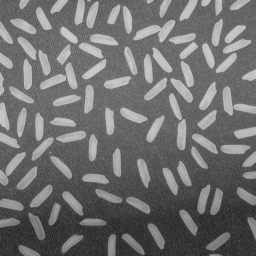
#> input picture cv09-segmentation/cv09_rice.bmp, 256 x 256 px, found by its file name
$ python main.py
#> lines starting #> are read from the running program, lines starting #| are printed output that depends on the picture; after the words box and inside, x2 and y2 are one past the last pixel; in counts of white or black regions, pixels touching at a corner belong together
### cv09-segmentation/table.py
class Table:

    def __init__(self):
        self.lists = []

    def update_table(self, not_zero_neighbours: list, debug=False):
        """
        Update the table of lists with the new values.
        """
        if debug:
            print(f"\tlists: {self.lists}")
            print(f"\tnot_zero_neighbours: {not_zero_neighbours}\n")

        matched_lists = []

        # find all lists that contain at least one value from neighbours
        for l in self.lists:
            if any(value in l for value in not_zero_neighbours):
                matched_lists.append(l)

        # if no list contains these values, create a new sublist
        if not matched_lists:
            self.lists.append(list(not_zero_neighbours))
            return

        # merge all lists together
        merged_list = set()
        for l in matched_lists:
            merged_list.update(l)
            self.lists.remove(l)  # remove merged lists from the original list

        merged_list.update(not_zero_neighbours)  # add new neighbours
        self.lists.append(list(merged_list))  # add merged list to the orig list

    def get_value_by(self, value, by_fun):
        """
        Get the value from the table by the given function.
        """
        for l in self.lists:
            if value in l:
                return by_fun(l)
        return value


    def __str__(self):
        return str(self.lists)

    def __repr__(self):
        return str(self.lists)


### cv09-segmentation/main.py
import cv2
import numpy as np
import matplotlib.pyplot as plt
import pprint

from table import Table


def colouring_areas(bin_img, debug=False):
    counter = 2
    counters_table = Table()

    # add zero padding to upper, left and right side
    img = np.pad(bin_img, ((1, 0), (1, 1)), mode='constant', constant_values=0)

    if debug:
        print(bin_img.shape)
        print(img.shape)
        print()
        print("\nOriginal img:\n" + "="*50)
        pprint.pprint(bin_img)

        print("\nProcess of table updating:")

    # first pass - assign values to pixels
    for x in range(1, img.shape[0] - 1):
        for y in range(1, img.shape[1]):
            if img[x, y] == 0:
                continue
            elif img[x, y] == 1:
                # check neighbours from mask
                mask = [img[x, y-1], img[x-1, y-1], img[x-1, y], img[x-1, y+1]]

                # if all neighbours are zero, assign counter value to current pixel
                max_value = max(mask)
                if max_value == 0:
                    img[x, y] = counter
                    counters_table.update_table([counter])
                    counter += 1
                # else assign minimum value from neighbours
                else:
                    img[x, y] = max_value
                    not_zero = set([int(x) for x in mask if x != 0])
                    counters_table.update_table(list(not_zero), debug=debug)


    # return to original size
    img = img[1:, 1:-1]

    if debug:
        print("\nFisrt pass:\n" + "="*50)
        pprint.pprint(img)

    # second pass - assign the highest value to all connected pixels
    for x in range(img.shape[0]):
        for y in range(img.shape[1]):
            if img[x, y] == 0:
                continue
            else:
                # assign the highest value to the pixel
                img[x, y] = counters_table.get_value_by(img[x, y], by_fun=max)

    if debug:
        print("\nSecond pass:\n" + "="*50)
        pprint.pprint(img)

    return img.copy()


def get_centroids(img):
    """
    Get centroids of the separate areas in the image. Also returns the area size.
    """
    M, N = img.shape
    centroids = []
    # create meshgrid for x and y coordinates
    y_coords, x_coords = np.meshgrid(np.arange(M), np.arange(N), indexing="ij")

    # per every unique value in image:
    for target_value in np.unique(img):
        # skip zeros
        if target_value == 0:
            continue

        # get positions of the target value in the image
        mask = (img == target_value)
        m00 = np.sum(mask)  # total number of target values
        m10 = np.sum(x_coords * mask)  # sum of x coordinates
        m01 = np.sum(y_coords * mask)  # sum of y coordinates

        xt = m10 / m00
        yt = m01 / m00

        centroids.append((int(xt), int(yt), m00))  # save centroid coordinates and area size
    return centroids


def open_image(image, kernel):
    """
    Perform morphological opening on the image using the given kernel.
    """
    return cv2.dilate(cv2.erode(image, kernel), kernel)


def top_hat_transform(image, kernel):
    """
    Perform top-hat transformation on the image using the given kernel.
    """
    opened_img = open_image(image, kernel)
    return cv2.subtract(image, opened_img)


if __name__ == "__main__":
    cvdir = 'cv09-segmentation/'
    rgb = cv2.imread(cvdir + 'cv09_rice.bmp', cv2.IMREAD_COLOR_RGB)
#> rgb is the input picture: shape (256, 256, 3); min 40, max 204, mean 111.2
    gray = cv2.cvtColor(rgb, cv2.COLOR_RGB2GRAY)
    kernel = np.ones((15, 15), np.uint8)  # kernel for morphological operations

    # original segmentation
    hist_gray = cv2.calcHist([gray], [0], None, [256], [0, 256])
#> hist_gray = 256 values, max 1419 at index 104, min 0 at index 0, mean 256
    threshold = 130
    segmented_img = (gray > threshold).astype(np.uint8) * 255
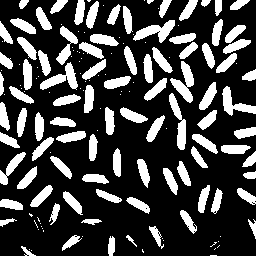
#> segmented_img: shape (256, 256); 26% white; 159 white regions (70 under 20 px), largest, box (x1, y1, x2, y2) and area: (170, 61, 194, 103) 449, (133, 20, 175, 43) 431, (40, 62, 78, 90) 424

    # top-hat transformation semgentation
    top_hat = top_hat_transform(gray, kernel)
#> in open_image, `return cv2.dilate(cv2.erode(image, kernel), kernel)`:
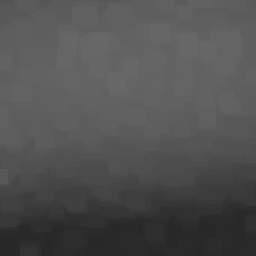
#> returned value: shape (256, 256); min 40, max 103, mean 80.4
#> in top_hat_transform, `return cv2.subtract(image, opened_img)`:
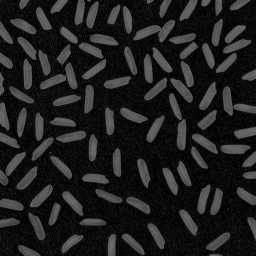
#> returned value: shape (256, 256); min 0, max 108, mean 30.8
    hist_top_hat = cv2.calcHist([top_hat], [0], None, [256], [0, 256])
#> hist_top_hat = 256 values, max 3030 at index 7, min 0 at index 109, mean 256
    segmented_top_hat = (top_hat > 50).astype(np.uint8)
#> segmented_top_hat: shape (256, 256); values 0 (black) and 1 (white), 26.7% white; 99 white regions (4 under 20 px), largest, box (x1, y1, x2, y2) and area: (133, 20, 175, 42) 401, (169, 93, 186, 150) 399, (223, 86, 256, 116) 371

    # coloring areas and calculation number of rice grains
    processed_img = colouring_areas(segmented_top_hat, debug=False)
#> in colouring_areas, `img = np.pad(bin_img, ((1, 0), (1, 1)), mode='constant', constant_valu..`: img: shape (257, 258); values 0 (black) and 1 (white), 26.4% white; 99 white regions (4 under 20 px), largest, box (x1, y1, x2, y2) and area: (134, 21, 176, 43) 401, (170, 94, 187, 151) 399, (224, 87, 257, 117) 371
#> after the loop in colouring_areas, `for x in range(1, img.shape[0] - 1):`:
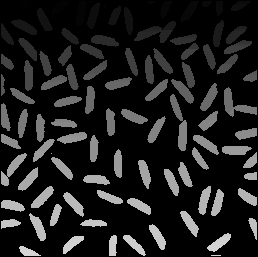
#> img: shape (257, 258); min 0, max 213, mean 29.9
#> after the loop in colouring_areas, `for x in range(1, img.shape[0] - 1):`: counter = 214
#> after the loop in colouring_areas, `for x in range(img.shape[0]):`: img: shape (256, 256); min 0, max 213, mean 30.6
    # centroids of the areas
    centroids = get_centroids(processed_img)
#> the loop in get_centroids, `for target_value in np.unique(img):` made 101 passes
#> (target_value, m00, m10, m01, xt, yt) on passes 12 to 23: (13, 195, 17930, 2816, 91.95, 14.44), (14, 116, 27638, 473, 238.3, 4.08), (16, 1, 103, 5, 103, 5), (17, 178, 22635, 3408, 127.2, 19.15), (18, 188, 8017, 3543, 42.64, 18.85), (19, 140, 15890, 2023, 113.5, 14.45), (23, 207, 4800, 5234, 23.19, 25.29), (26, 138, 688, 4704, 4.99, 34.09), (27, 187, 40522, 6036, 216.7, 32.28), (32, 146, 10002, 5113, 68.51, 35.02), (38, 185, 43334, 6082, 234.2, 32.88), (39, 401, 62388, 12372, 155.6, 30.85)
#> (m00, m10, m01, xt, yt) on passes 2 to 7: (36, 4076, 9180, 113.2, 255), (60, 1373, 198, 22.88, 3.3), (129, 7491, 718, 58.07, 5.57), (183, 14534, 2137, 79.42, 11.68), (5, 443, 1, 88.6, 0.2), (17, 2541, 14, 149.5, 0.824)
#> pass 3, in get_centroids, `mask = (img == target_value)`:
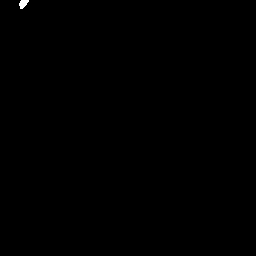
#> mask: shape (256, 256) bool; 0.09% white; 1 white region, box (x1, y1, x2, y2) and area: (19, 0, 29, 9) 60
#> after the loop in get_centroids, `for target_value in np.unique(img):`: centroids = 100 items, first 6: (113, 255, 36), (22, 3, 60), (58, 5, 129), (79, 11, 183), (88, 0, 5), (149, 0, 17)

    RICE_SIZE_THRESHOLD = 90  # value of area size to differ rice grains
    total = 0
    for x, y, area in centroids:
        if area <= RICE_SIZE_THRESHOLD:
            total += 1
#> this loop made 100 passes
#> (x, y, area) on passes 1, 2, 3, 4, 7, 8, 9, 10, 11, 12, 14, 15: (113, 255, 36), (22, 3, 60), (58, 5, 129), (79, 11, 183), (163, 7, 117), (188, 9, 182), (204, 2, 46), (217, 6, 91), (91, 14, 195), (238, 4, 116), (127, 19, 178), (42, 18, 188)
#> after the loop, total = 10

    total = len(centroids) - total
#> total = 90

    # Display
    plt.figure(figsize=(10, 5))
    plt.subplot(2, 2, 1)
    plt.plot(hist_gray)
    plt.title('Original Image')
    plt.subplot(2, 2, 2)
    plt.plot(hist_top_hat)
    plt.title('Top-Hat Image')
    plt.subplot(2, 2, 3)
    plt.imshow(segmented_img, cmap='gray')
    plt.title('Segmented Image')
    plt.axis('off')
    plt.subplot(2, 2, 4)
    plt.imshow(segmented_top_hat, cmap='gray')
    plt.title('Segmented Top-Hat')
    plt.axis('off')
    plt.tight_layout()
    plt.show()
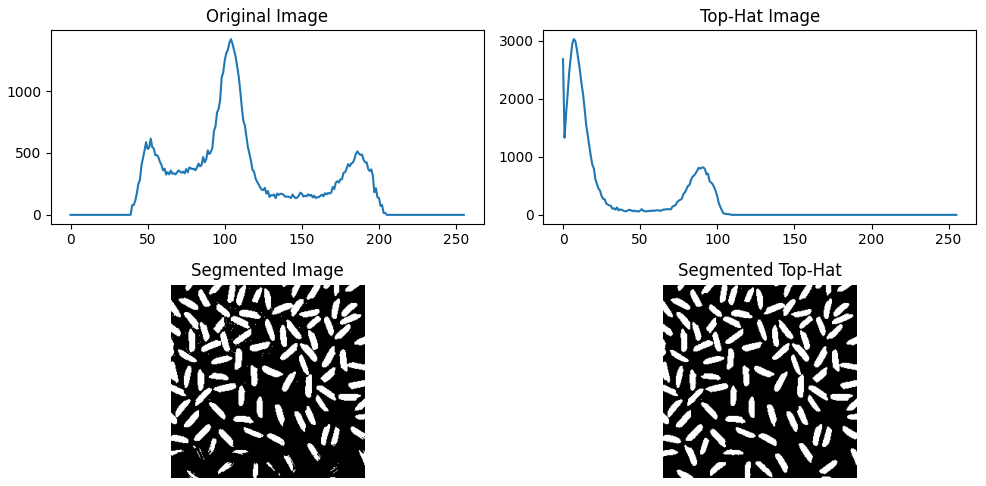
#> figure drawn by matplotlib, 4 panels; panel 1: curve peaks at x = 104, y = 1419; panel 2: curve peaks at x = 7, y = 3030

    fig, ax = plt.subplots(figsize=(10, 5))
    ax.imshow(segmented_top_hat, cmap="gray")
    ax.set_title(f'Rice Grains: {total}')
    for centroid in centroids:
        ax.plot(centroid[0], centroid[1], 'ro', markersize=5)
#> this loop made 100 passes
    ax.axis('off')
    plt.tight_layout()
    plt.show()
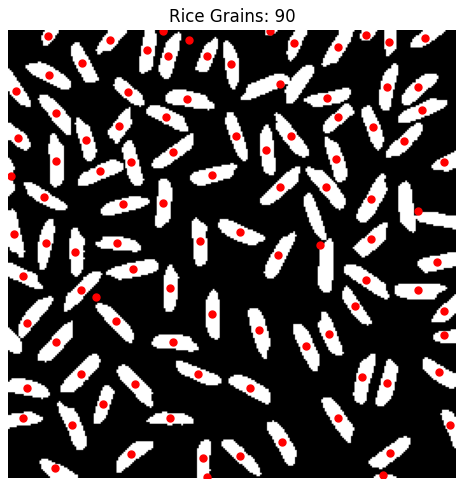
#> figure drawn by matplotlib, 1 panel
